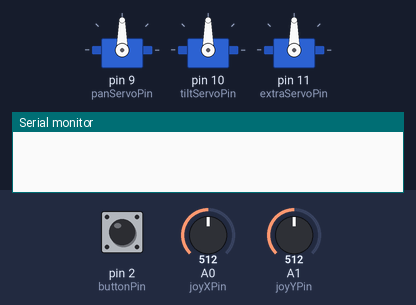
The sketch below on a simulated Arduino Uno, built with avr-gcc and run on an emulated ATmega328P. On the bench: 3 × servo, the last lines printed to the serial monitor. The test bench sets the inputs (shaded band); at power-on: A0 (joyXPin) = 512, pin 2 (buttonPin) HIGH, A1 (joyYPin) = 512.

Above: at 1.2 s.
1.3 s: A0 (joyXPin) set to 597
2.8 s: A0 (joyXPin) set to 628
At 5.5 s:
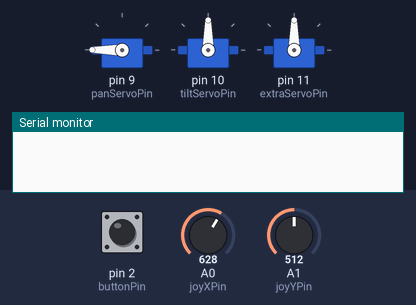
5.8 s: pin 2 (buttonPin) pulled LOW for 0.15 s
At 6.3 s:
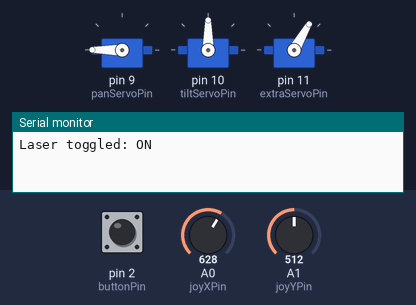
7.4 s: A1 (joyYPin) set to 606
8.9 s: A1 (joyYPin) set to 626
At 11.6 s:
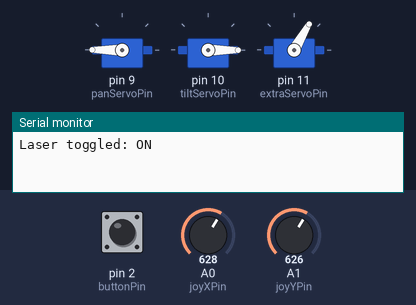
11.9 s: pin 2 (buttonPin) pulled LOW for 1 s
At 12.6 s:
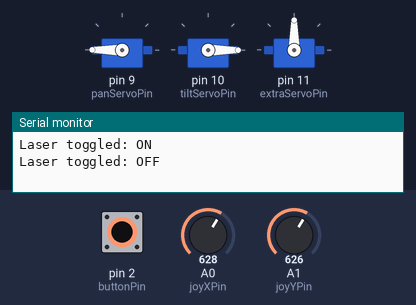
Timing chart, 0 to 14.9 s (numbered marks = the images above; inputs shaded):
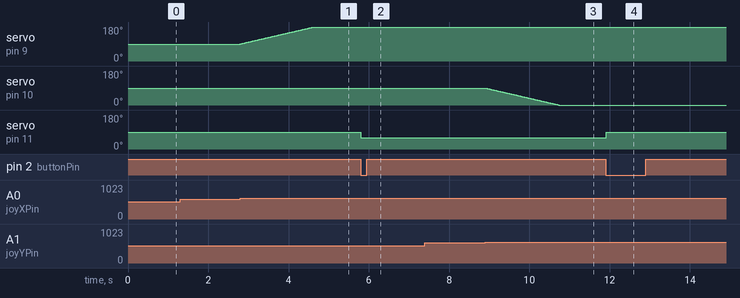

Measured:
- the behaviour switches between 612 and 613 on A0 (joyXPin) (found by bisection; images 0 and 1)
- the behaviour switches between 612 and 613 on A1 (joyYPin) (found by bisection; images 2 and 3)
- after the input at 1.3 s, every drawn part: stays the same
- after the input at 2.8 s, servo on pin 9 (panServoPin): moves from 90° to 180° over 1.8 s, starting at once
- after the input at 5.8 s, servo on pin 11 (extraServoPin): 90° → 60° at once
- after the input at 7.4 s, every drawn part: stays the same
- after the input at 8.9 s, servo on pin 10 (tiltServoPin): moves from 90° to 0° over 1.8 s, starting at once
- after the input at 11.9 s, servo on pin 11 (extraServoPin): 60° → 90° at once

The sketch:

JoyStickTurret.ino
```cpp
#include <Servo.h>

// Servo objects
Servo panServo;
Servo tiltServo;
Servo extraServo; // Laser servo

// Pins
const int joyXPin = A0;
const int joyYPin = A1;
const int buttonPin = 2;
const int panServoPin = 9;
const int tiltServoPin = 10;
const int extraServoPin = 11;

// Angle tracking
int panAngle = 90;
int tiltAngle = 90;

// Movement speed
const int stepSize = 1;
const int deadzone = 100;

// Button state tracking
bool lastButtonState = HIGH;
bool laserOn = false;

void setup() {
  panServo.attach(panServoPin);
  tiltServo.attach(tiltServoPin);
  extraServo.attach(extraServoPin);

  panServo.write(panAngle);
  tiltServo.write(tiltAngle);
  extraServo.write(90); // Laser off position

  pinMode(buttonPin, INPUT_PULLUP);

  Serial.begin(9600);
}

void loop() {
  int joyX = analogRead(joyXPin);
  int joyY = analogRead(joyYPin);

  // Handle pan
  if (joyX < 512 - deadzone) {
    panAngle -= stepSize;
  } else if (joyX > 512 + deadzone) {
    panAngle += stepSize;
  }

  // Handle tilt
  if (joyY < 512 - deadzone) {
    tiltAngle += stepSize;
  } else if (joyY > 512 + deadzone) {
    tiltAngle -= stepSize;
  }

  // Clamp angles
  panAngle = constrain(panAngle, 0, 180);
  tiltAngle = constrain(tiltAngle, 0, 180);

  // Move servos
  panServo.write(panAngle);
  tiltServo.write(tiltAngle);

  // Read current button state
  bool currentButtonState = digitalRead(buttonPin);

  // Toggle logic: detect rising edge
  if (lastButtonState == HIGH && currentButtonState == LOW) {
    laserOn = !laserOn; // Toggle
    Serial.print("Laser toggled: ");
    Serial.println(laserOn ? "ON" : "OFF");
  }

  lastButtonState = currentButtonState;

  // Set laser servo position
  if (laserOn) {
    extraServo.write(60); // Laser on position
  } else {
    extraServo.write(90); // Laser off position
  }

  delay(20);
}
```
